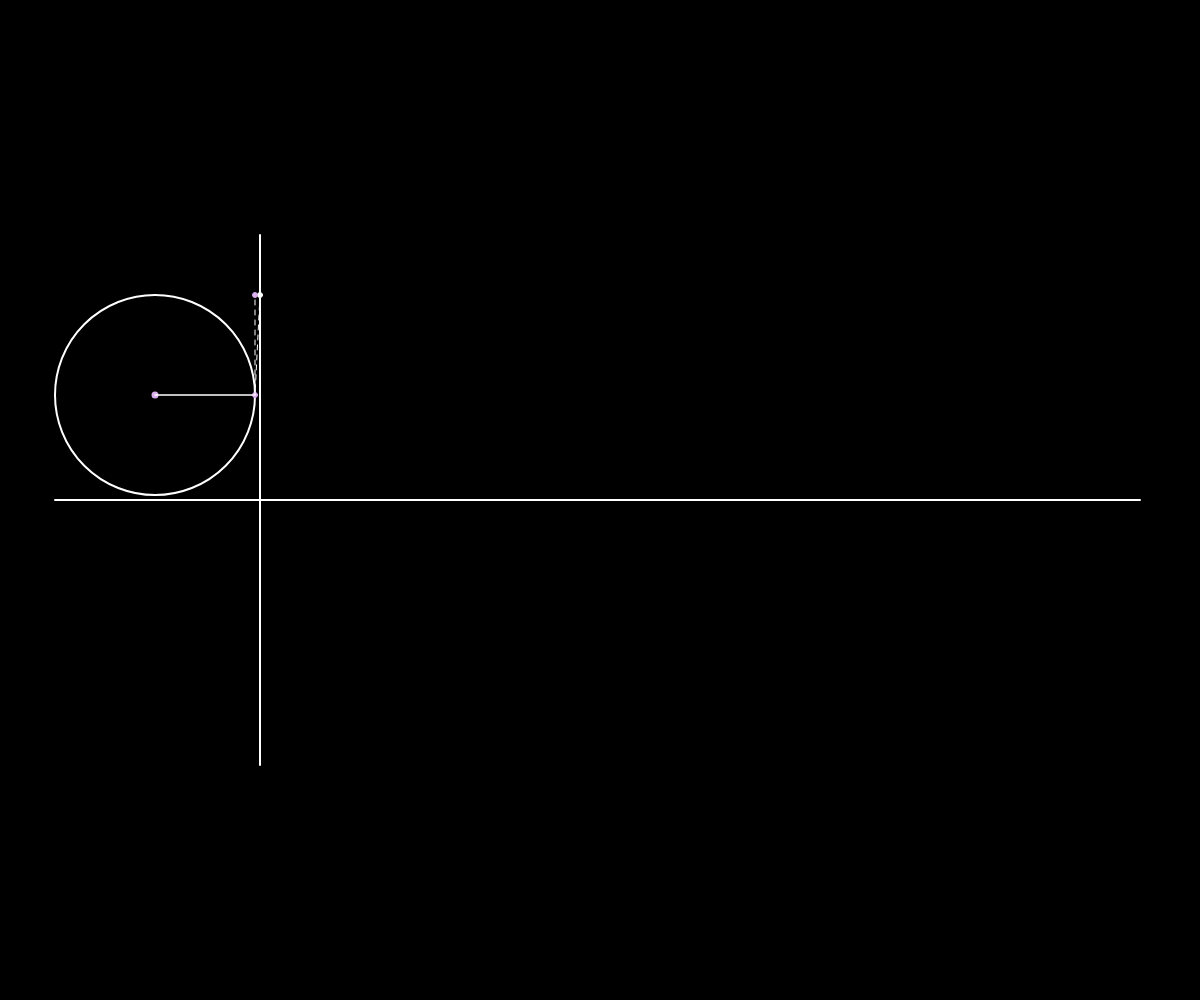
Frame 1 (no input)
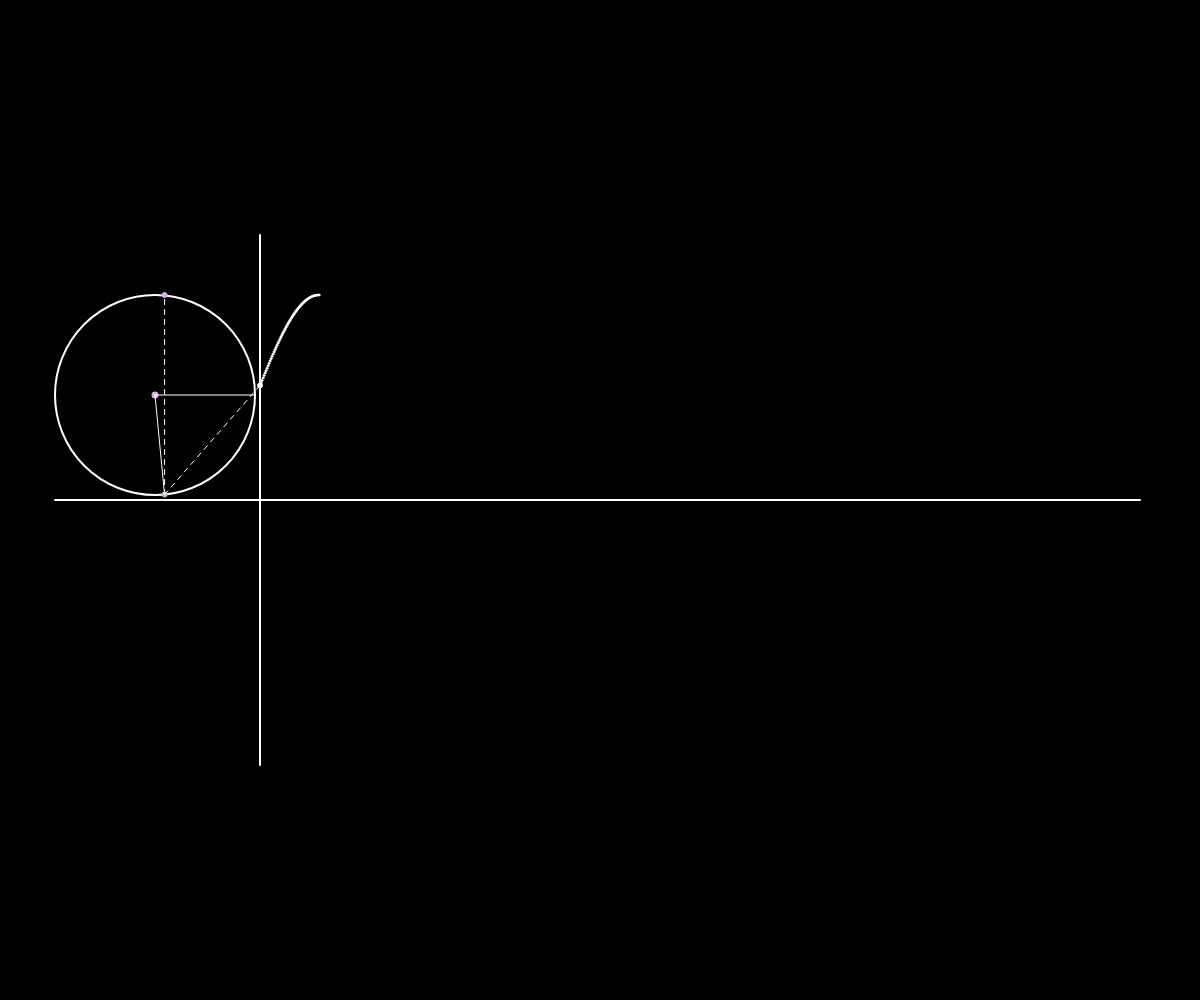
Frame 60 (no input)
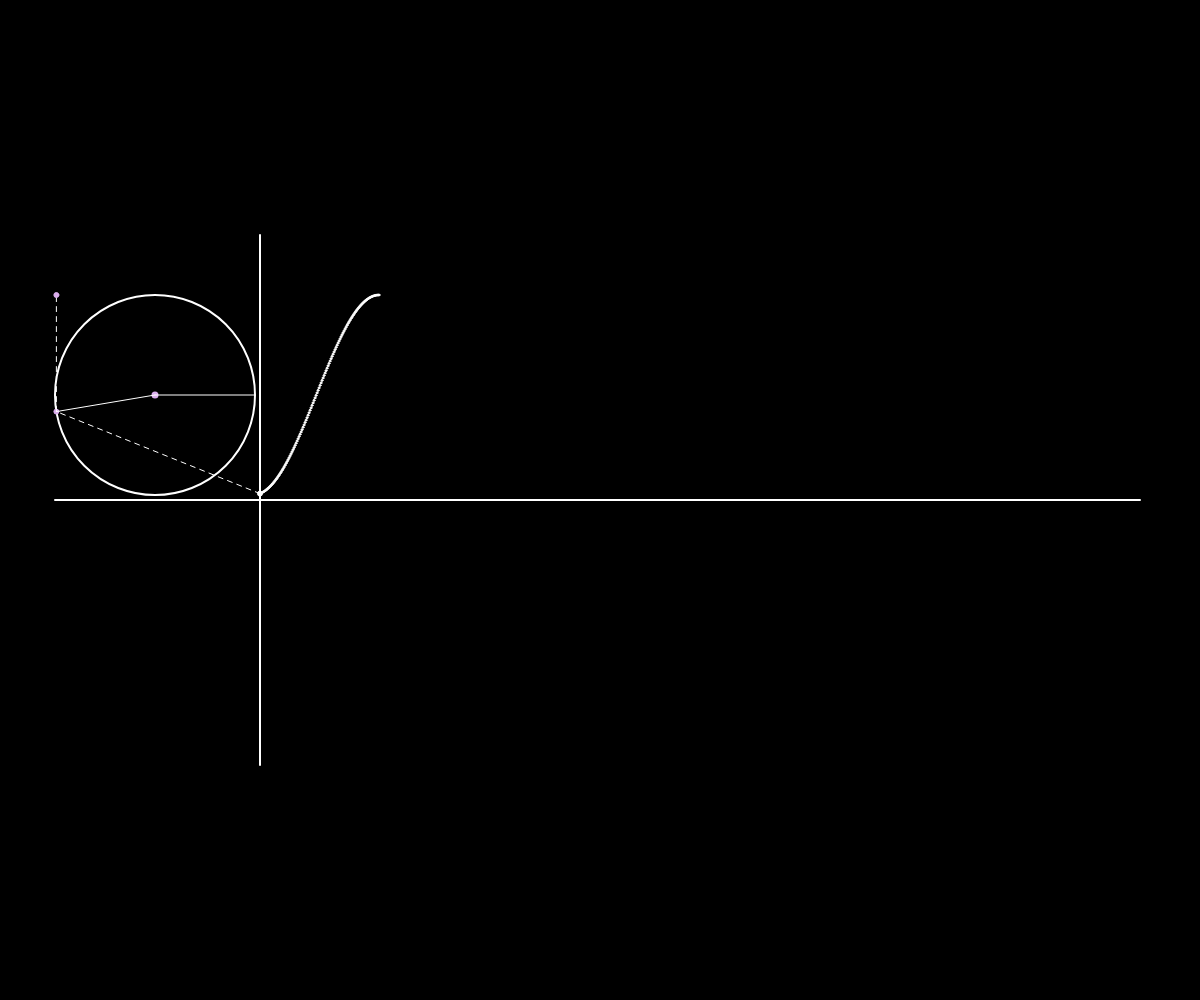
Frame 120 (the mouse pressed at the canvas centre since frame 60)

The p5.js sketch that drew these frames (run headless with seeded random() and noise() and a simulated clock; from frame 60 on, the mouse is pressed at the canvas centre):

// p5.js sketch
// ── sketch.js
let padding;
let gap = 5;
let circleDiameter;
let circleRadius;
let circleX;
let circleY;
let high;
let low;
let degree = 0;
let angle = 0;
let circumference;
let pointWidth = 5;
const trail = [];
function setup() {
  createCanvas(windowWidth, windowHeight);
  padding = (width / 100) * 5;
  circleDiameter = width > height ? (height / 100) * 20 : (width / 100) * 20;
  circleRadius = circleDiameter / 2;
  circumference = 2 * PI * circleRadius;
  circleX = padding + circleRadius - gap;
  circleY = height / 2 - circleRadius - gap;
  high = circleY - circleRadius;
  low = circleY + circleRadius;
}

function draw() {
  background(0);
  stroke(255);
  strokeWeight(2);
  noFill();
  // Draw the horizontal line
  line(
    padding + circleDiameter,
    height / 2 - circleDiameter - gap - padding,
    padding + circleDiameter,
    height / 2 + circleDiameter + gap + padding
  );

  // Draw the vertical line
  line(padding - gap, height / 2, width - padding, height / 2);

  // Draw the circle

  ellipse(circleX, circleY, circleDiameter);

  fill(255);

  cpoint(circleX, circleY, pointWidth);
  strokeWeight(1);
  line(circleX, circleY, circleX + circleRadius, circleY);

  // Calculate the point
  const value = map(cos(degree), -1, 1, low, high);
  // Draw the point

  ellipse(padding + circleDiameter, value, pointWidth);
  // Add the point to the trail
  trail.unshift(value);
  // Draw the trail
  for (let i = 0; i < trail.length; i++) {
    ellipse(padding + circleDiameter + i, trail[i], 2);
  }
  if (trail.length > circumference) {
    trail.pop();
  }
  // Draw the line between the point and the circle
  let x = circleX + circleRadius * cos(angle);
  let y = circleY + circleRadius * sin(angle);
  cpoint(x, y, pointWidth);

  drawingContext.setLineDash([5, 5]);
  line(padding + circleDiameter, value, x, y);
  line(x, y, x, high);
  drawingContext.setLineDash([]);
  line(circleX, circleY, x, y);
  cpoint(x, high, pointWidth);
  degree -= 0.025;
  angle += 0.025;
}

function cpoint(x, y, w = pointWidth, r = 219, g = 174, b = 237) {
  fill(r, g, b);
  stroke(r, g, b);
  ellipse(x, y, w);
  fill(255);
  stroke(255);
}

// ── style.css
:root {
  --primary: #5adbb5;
  --primary-hover: #78f1cd;
  --secondary: #dbaeed;
  --backgound: #1c1c1c;
}

* {
  font-family: "Tilt Warp", sans-serif;
}

html,
body {
  margin: 0;
  padding: 0;
}

canvas {
  display: block;
}

h1 {
  position: absolute;
  top: 0;
  right: 0;
  left: 0;
  color: var(--primary);
  text-align: center;
}

.github-link {
  position: absolute;
  bottom: 0;
  right: 0;
  text-decoration: none;
}

.github-icon {
  color: white;
  height: 50px;
  width: 50px;
}
